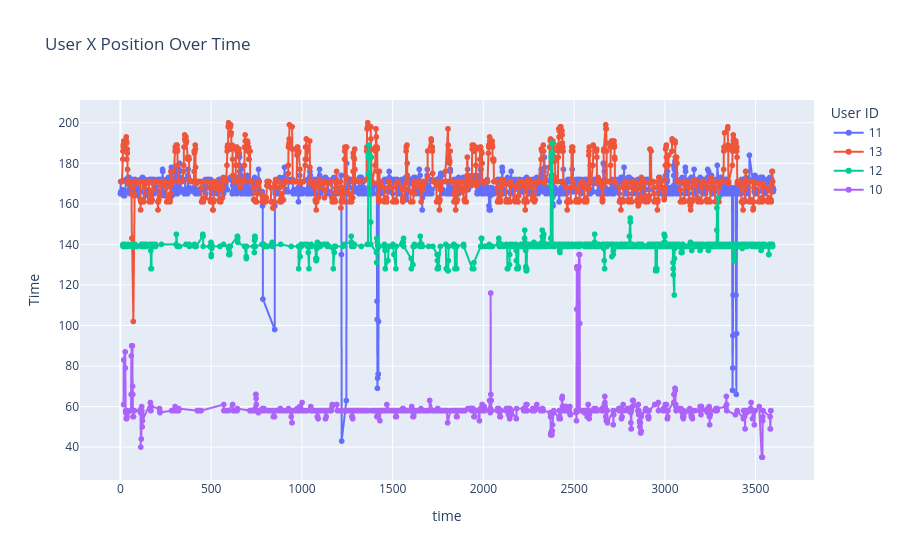
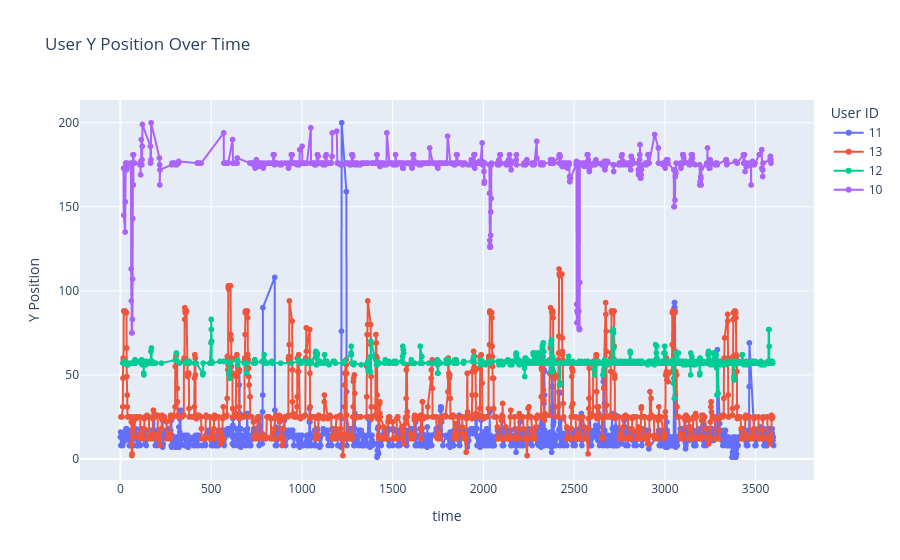

Here is the notebook cell these charts were saved with, in order:
### Code cell
plot_xy_trajectory(df_a, [10, 11, 12, 13])

### Figure 1 — Plotly figure (JSON) as saved in the notebook; plotly's stock layout.template omitted (floating-point values rounded to 4 significant figures; data arrays with more than 128 entries replaced by an {"elided": "..."} marker saying what was removed)
{"data": [{"hovertemplate": "User ID=11<br>time=%{x}<br>Time=%{y}<extra></extra>", "legendgroup": "11", "line": {"color": "#636efa", "dash": "solid"}, "marker": {"symbol": "circle"}, "mode": "lines+markers", "name": "11", "showlegend": true, "type": "scattergl", "x": {"elided": "2051 int values"}, "xaxis": "x", "y": {"elided": "2051 int values"}, "yaxis": "y"}, {"hovertemplate": "User ID=13<br>time=%{x}<br>Time=%{y}<extra></extra>", "legendgroup": "13", "line": {"color": "#EF553B", "dash": "solid"}, "marker": {"symbol": "circle"}, "mode": "lines+markers", "name": "13", "showlegend": true, "type": "scattergl", "x": {"elided": "1400 int values"}, "xaxis": "x", "y": {"elided": "1400 int values"}, "yaxis": "y"}, {"hovertemplate": "User ID=12<br>time=%{x}<br>Time=%{y}<extra></extra>", "legendgroup": "12", "line": {"color": "#00cc96", "dash": "solid"}, "marker": {"symbol": "circle"}, "mode": "lines+markers", "name": "12", "showlegend": true, "type": "scattergl", "x": {"elided": "939 int values"}, "xaxis": "x", "y": {"elided": "939 int values"}, "yaxis": "y"}, {"hovertemplate": "User ID=10<br>time=%{x}<br>Time=%{y}<extra></extra>", "legendgroup": "10", "line": {"color": "#ab63fa", "dash": "solid"}, "marker": {"symbol": "circle"}, "mode": "lines+markers", "name": "10", "showlegend": true, "type": "scattergl", "x": {"elided": "1096 int values"}, "xaxis": "x", "y": {"elided": "1096 int values"}, "yaxis": "y"}], "layout": {"legend": {"title": {"text": "User ID"}, "tracegroupgap": 0}, "title": {"text": "User X Position Over Time"}, "xaxis": {"anchor": "y", "domain": [0, 1], "title": {"text": "time"}}, "yaxis": {"anchor": "x", "domain": [0, 1], "title": {"text": "Time"}}}}

### Figure 2 — Plotly figure (JSON) as saved in the notebook; plotly's stock layout.template omitted (floating-point values rounded to 4 significant figures; data arrays with more than 128 entries replaced by an {"elided": "..."} marker saying what was removed)
{"data": [{"hovertemplate": "User ID=11<br>time=%{x}<br>Y Position=%{y}<extra></extra>", "legendgroup": "11", "line": {"color": "#636efa", "dash": "solid"}, "marker": {"symbol": "circle"}, "mode": "lines+markers", "name": "11", "showlegend": true, "type": "scattergl", "x": {"elided": "2051 int values"}, "xaxis": "x", "y": {"elided": "2051 int values"}, "yaxis": "y"}, {"hovertemplate": "User ID=13<br>time=%{x}<br>Y Position=%{y}<extra></extra>", "legendgroup": "13", "line": {"color": "#EF553B", "dash": "solid"}, "marker": {"symbol": "circle"}, "mode": "lines+markers", "name": "13", "showlegend": true, "type": "scattergl", "x": {"elided": "1400 int values"}, "xaxis": "x", "y": {"elided": "1400 int values"}, "yaxis": "y"}, {"hovertemplate": "User ID=12<br>time=%{x}<br>Y Position=%{y}<extra></extra>", "legendgroup": "12", "line": {"color": "#00cc96", "dash": "solid"}, "marker": {"symbol": "circle"}, "mode": "lines+markers", "name": "12", "showlegend": true, "type": "scattergl", "x": {"elided": "939 int values"}, "xaxis": "x", "y": {"elided": "939 int values"}, "yaxis": "y"}, {"hovertemplate": "User ID=10<br>time=%{x}<br>Y Position=%{y}<extra></extra>", "legendgroup": "10", "line": {"color": "#ab63fa", "dash": "solid"}, "marker": {"symbol": "circle"}, "mode": "lines+markers", "name": "10", "showlegend": true, "type": "scattergl", "x": {"elided": "1096 int values"}, "xaxis": "x", "y": {"elided": "1096 int values"}, "yaxis": "y"}], "layout": {"legend": {"title": {"text": "User ID"}, "tracegroupgap": 0}, "title": {"text": "User Y Position Over Time"}, "xaxis": {"anchor": "y", "domain": [0, 1], "title": {"text": "time"}}, "yaxis": {"anchor": "x", "domain": [0, 1], "title": {"text": "Y Position"}}}}
